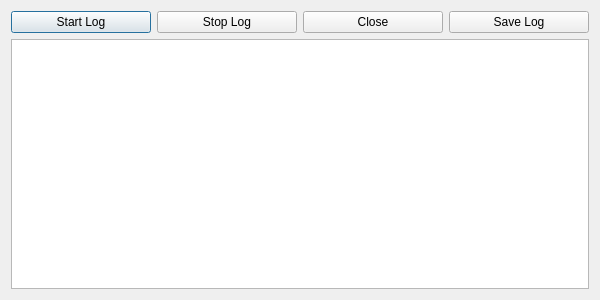
<?xml version="1.0" encoding="UTF-8"?>
<ui version="4.0">
 <class>LogDialog</class>
 <widget class="QDialog" name="LogDialog">
  <property name="geometry">
   <rect>
    <x>0</x>
    <y>0</y>
    <width>600</width>
    <height>300</height>
   </rect>
  </property>
  <property name="windowTitle">
   <string>Debug Message Log</string>
  </property>
  <layout class="QGridLayout" name="gridLayout">
   <item row="0" column="0">
    <layout class="QHBoxLayout" name="horizontalLayout">
     <item>
      <widget class="QPushButton" name="startButton">
       <property name="text">
        <string>Start Log</string>
       </property>
      </widget>
     </item>
     <item>
      <widget class="QPushButton" name="stopButton">
       <property name="text">
        <string>Stop Log</string>
       </property>
      </widget>
     </item>
     <item>
      <widget class="QPushButton" name="closeButton">
       <property name="text">
        <string>Close</string>
       </property>
      </widget>
     </item>
     <item>
      <widget class="QPushButton" name="saveButton">
       <property name="text">
        <string>Save Log</string>
       </property>
      </widget>
     </item>
    </layout>
   </item>
   <item row="1" column="0">
    <widget class="QTextEdit" name="logBox">
     <property name="textInteractionFlags">
      <set>Qt::TextSelectableByKeyboard|Qt::TextSelectableByMouse</set>
     </property>
    </widget>
   </item>
  </layout>
 </widget>
 <resources/>
 <connections/>
</ui>
